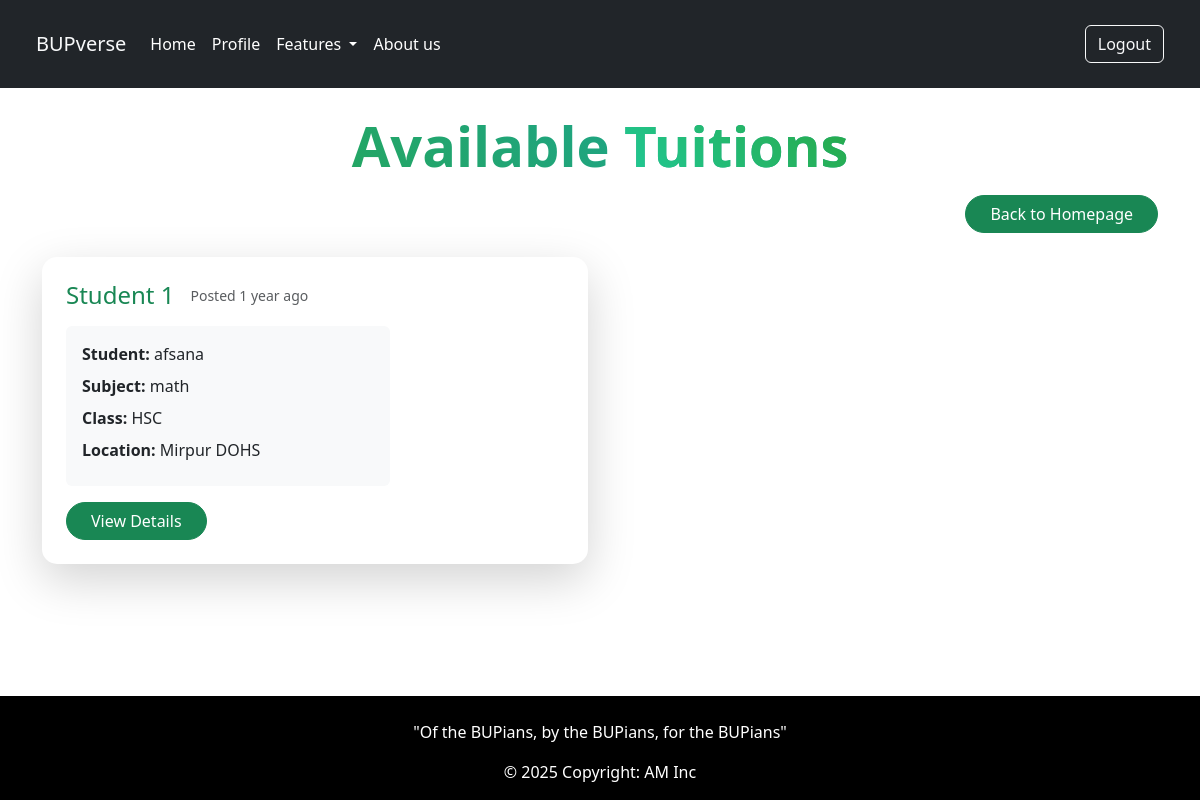
/tutor/nextDoorposts_student/ (signed in), run on the app's committed database.
### tutor_matching/models.py (models this page shows, shortened)
class nextDoorPost(models.Model):
    user = models.OneToOneField(User, on_delete=models.CASCADE)
    user_type = models.CharField(max_length=16, choices=USER_TYPE_CHOICES)
    subjects = models.CharField(max_length=255)
    budget = models.IntegerField()
    medium = models.CharField(max_length=50,choices=MEDIUM_CHOICES)
    gender = models.CharField(max_length=10,choices=GENDER_CHOICES)
    location = models.CharField(max_length=100, choices=LOCATION_CHOICES)
    phone_number = PhoneNumberField(blank=True)
    student_class = models.CharField(max_length=10, choices=CLASS_CHOICES)
    details = models.TextField(blank=True, null=True, help_text="Write any extra details")
    latitude = models.FloatField(blank=True, null=True)
    longitude = models.FloatField(blank=True, null=True)
    created_at = models.DateTimeField(auto_now_add=True)

### tutor_matching/views.py (the view)
# urls.py: path('nextDoorposts_student/', views.nextDoor_student_post_list, name='nextDoor_student_post_list'),
@login_required
def nextDoor_student_post_list(request):
    posts = nextDoorPost.objects.filter(user_type='looking_tutor').exclude(user=request.user)
    return render(request, 'nextDoor_student_post_list.html', {'posts': posts})

### tutor_matching/templates/nextDoor_student_post_list.html (shortened to what this page needs)
{% extends "layout.html" %}
{% load static %}
{% block content %}
<div class="container py-4">
    <div class="text-center mb-4">
        <h1 class="display-4 fw-bold mb-3 text-gradient-primary">Available <span class="text-gradient-success">Tuitions</span></h1>
        <div class="d-flex justify-content-end">
            <a href="{% url 'nextDoor_homepage' %}" class="btn btn-success rounded-pill px-4">
                Back to Homepage
            </a>
        </div>
    </div>
    <div class="row g-4">
        {% for post in posts %}
        <div class="col-md-6">
            <div class="card h-100 border-0 shadow-lg" style="border-radius: 15px;">
                <div class="card-body p-4">
                    <div class="row">
                        <div class="col-md-8">
                            <div class="d-flex align-items-center mb-3">
                                <h4 class="mb-0 text-success">Student {{ forloop.counter }}</h4>
                                <span class="ms-3 text-muted small">Posted {{ post.created_at|timesince }} ago</span>
                            </div>
                            <div class="tuition-info bg-light p-3 rounded">
                                <p class="mb-2"><strong>Student:</strong> {{ post.user.username }}</p>
                                <p class="mb-2"><strong>Subject:</strong> {{ post.subjects }}</p>
                                <p class="mb-2"><strong>Class:</strong> {{ post.student_class }}</p>
                                <p class="mb-2"><strong>Location:</strong> {{ post.location }}</p>
                            </div>
                            <div class="mt-3">
                                <a href="{% url 'nextDoor_post_details' post.id %}"
                                   class="btn btn-success rounded-pill px-4">
                                    View Details
                                </a>
                            </div>
                        </div>
                    </div>
                </div>
            </div>
        </div>
        {% empty %}
        <div class="col-12 text-center my-5 py-5">
            <h4 class="text-muted">No tuition posts available yet</h4>
            <p class="lead">Be the first to create a post!</p>
        </div>
        {% endfor %}
    </div>
</div>
<div class="position-fixed top-0 start-0 w-100 h-100" style="pointer-events: none; z-index: -1;">
    <div class="position-absolute top-0 start-0 w-100 h-100 bg-gradient-primary opacity-5"></div>
</div>
{% endblock %}

### tutor_matching/templates/nextDoor_student_post_list.html (style rules this page uses)
.text-gradient-primary { background: linear-gradient(45deg, #28a745, #17a2b8); -webkit-background-clip: text; background-clip: text; -webkit-text-fill-color: transparent; }
.text-gradient-success { background: linear-gradient(45deg, #20c997, #28a745); -webkit-background-clip: text; background-clip: text; -webkit-text-fill-color: transparent; }
.card { transition: transform 0.3s ease, box-shadow 0.3s ease; }
.tuition-info { background-color: #f8f9fa; }

### data on the page
nextDoorPost: created_at "1 year", user.username "afsana", subjects "math", student_class "HSC", location "Mirpur DOHS"
